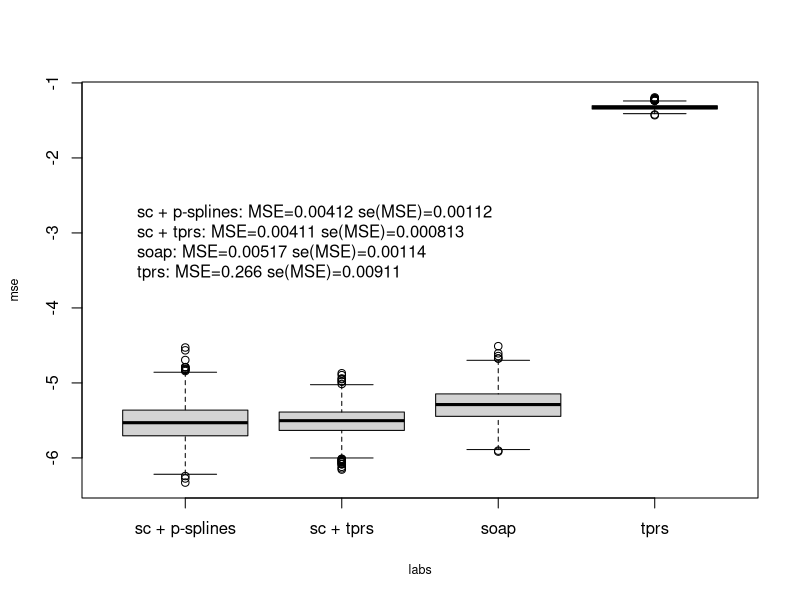

R code for this plot:
# make some boxplots

#pdf(file="mses-boxplot.pdf",width=4,height=4)

# make the text look better for printout
par(cex.lab=0.75)

# b l t r
#par(mar=c(7,3,2,1)+.1)
#par(mgp=c(6,2,0))

pspl<-read.csv("pspline.results.txt")
other<-read.csv("results.file.txt")
tprs<-read.csv("../tp-0.3-1000.results.txt")

dat<-list(labs=c(rep("sc + p-splines",length(pspl$mapped)),
                 rep("sc + tprs",length(other$mapped)),
                 rep("soap",length(other$soap)),
                 rep("tprs",length(tprs$tp))),
          mse=c(pspl$mapped,other$mapped,other$soap,tprs$tp))


mses<-c(signif(mean(dat$mse[dat$labs=="sc + p-splines"],na.rm=TRUE),3),
        signif(mean(dat$mse[dat$labs=="sc + tprs"],na.rm=TRUE),3),
        signif(mean(dat$mse[dat$labs=="soap"],na.rm=TRUE),3),
        signif(mean(dat$mse[dat$labs=="tprs"],na.rm=TRUE),3))

ses<-c(signif(sd(dat$mse[dat$labs=="sc + p-splines"],na.rm=TRUE),3),
        signif(sd(dat$mse[dat$labs=="sc + tprs"],na.rm=TRUE),3),
        signif(sd(dat$mse[dat$labs=="soap"],na.rm=TRUE),3),
        signif(sd(dat$mse[dat$labs=="tprs"],na.rm=TRUE),3))

xlab=paste("sc + p-splines: MSE=",mses[1]," se(MSE)=",ses[1],"\n",
           "sc + tprs: MSE=",mses[2]," se(MSE)=",ses[2],"\n",
           "soap: MSE=",mses[3]," se(MSE)=",ses[3],"\n",
           "tprs: MSE=",mses[4]," se(MSE)=",ses[4],"\n",sep="")


# log for plotting
dat$mse<-log(dat$mse)

boxplot(mse~labs,data=dat,main="")#,xlab=xlab)

legend(0.5,-2,xlab,bty="n")

#dev.off()
